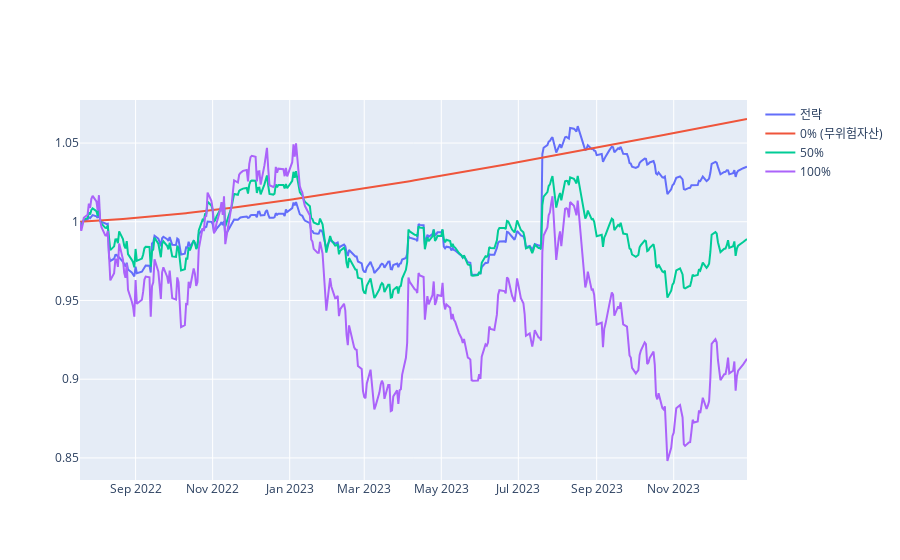
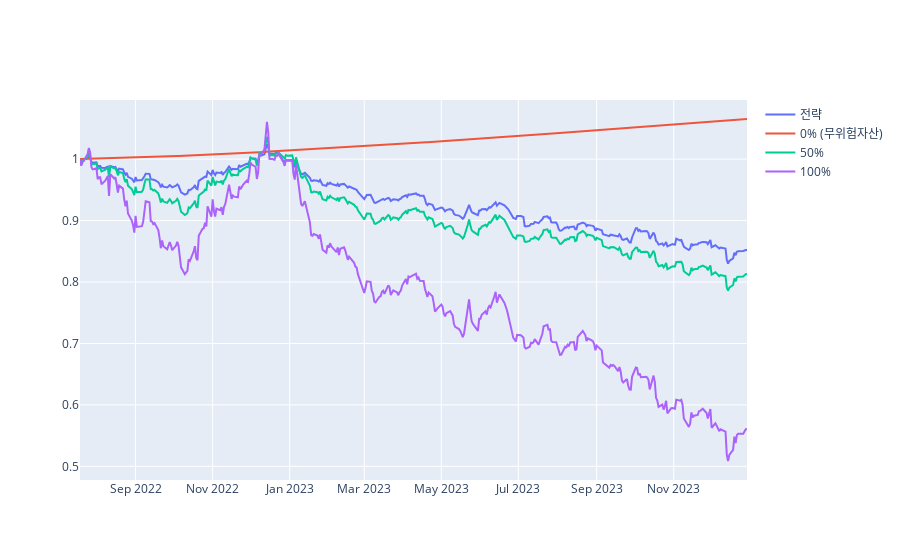
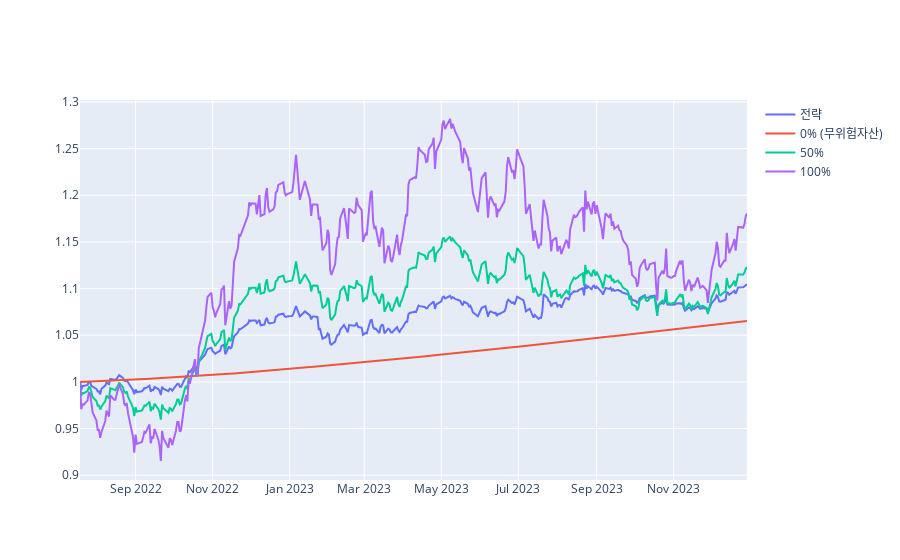
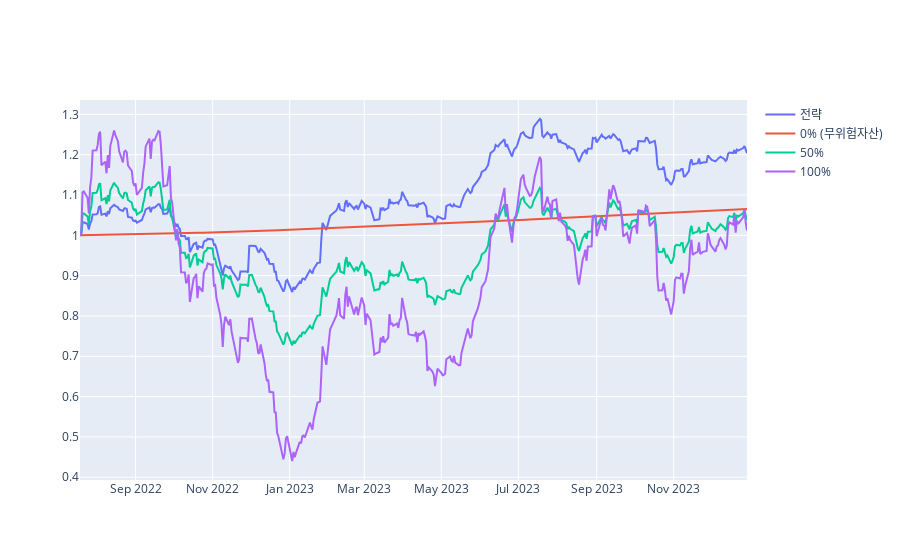

Notebook source saved alongside these figures, in order:
### Markdown cell above
각 투자 전략이 시간에 따라 어떻게 수행되는지 시각적으로 보여주며, 선택된 주식에 대한 누적 수익을 비교합니다. x 축은 평가 날짜를, y 축은 시작 지점을 기준으로 정규화된 누적 수익을 나타냅니다.

### Code cell
code_list = list(df_y.code_.unique())
sampled_code = np.random.choice(code_list, 10)
for code_ in sampled_code:
    df_y_compare = pd.concat([
        df_y.loc[df_y.code_ == code_].set_index('eval_d')[['idx_after_cost']],
        df_y_0.loc[df_y_0.code_ == code_].set_index('eval_d')[['idx_after_cost']],
        df_y_50.loc[df_y_50.code_ == code_].set_index('eval_d')[['idx_after_cost']],
        df_y_100.loc[df_y_100.code_ == code_].set_index('eval_d')[['idx_after_cost']],
    ], axis=1)
    df_y_compare = df_y_compare / df_y_compare.iloc[0].values
    df_y_compare.columns = ['전략', '0% (무위험자산)', '50%', '100%']
    print(code_)

    # Create a new plot for each column in df_y_compare
    fig = go.Figure()
    for col in df_y_compare.columns:
        fig.add_trace(go.Scatter(x=df_y_compare.index, y=df_y_compare[col], mode='lines', name=col))

    # Show the plot
    fig.show()

### Figure 1 — Plotly figure (JSON) as saved in the notebook; plotly's stock layout.template omitted (floating-point values rounded to 4 significant figures; data arrays with more than 128 entries replaced by an {"elided": "..."} marker saying what was removed)
{"data": [{"mode": "lines", "name": "전략", "type": "scatter", "x": {"elided": "366 str values"}, "y": {"elided": "366 float values"}}, {"mode": "lines", "name": "0% (무위험자산)", "type": "scatter", "x": {"elided": "366 str values"}, "y": {"elided": "366 float values"}}, {"mode": "lines", "name": "50%", "type": "scatter", "x": {"elided": "366 str values"}, "y": {"elided": "366 float values"}}, {"mode": "lines", "name": "100%", "type": "scatter", "x": {"elided": "366 str values"}, "y": {"elided": "366 float values"}}], "layout": {}}

### Figure 2 — Plotly figure (JSON) as saved in the notebook; plotly's stock layout.template omitted (floating-point values rounded to 4 significant figures; data arrays with more than 128 entries replaced by an {"elided": "..."} marker saying what was removed)
{"data": [{"mode": "lines", "name": "전략", "type": "scatter", "x": {"elided": "366 str values"}, "y": {"elided": "366 float values"}}, {"mode": "lines", "name": "0% (무위험자산)", "type": "scatter", "x": {"elided": "366 str values"}, "y": {"elided": "366 float values"}}, {"mode": "lines", "name": "50%", "type": "scatter", "x": {"elided": "366 str values"}, "y": {"elided": "366 float values"}}, {"mode": "lines", "name": "100%", "type": "scatter", "x": {"elided": "366 str values"}, "y": {"elided": "366 float values"}}], "layout": {}}

### Figure 3 — Plotly figure (JSON) as saved in the notebook; plotly's stock layout.template omitted (floating-point values rounded to 4 significant figures; data arrays with more than 128 entries replaced by an {"elided": "..."} marker saying what was removed)
{"data": [{"mode": "lines", "name": "전략", "type": "scatter", "x": {"elided": "366 str values"}, "y": {"elided": "366 float values"}}, {"mode": "lines", "name": "0% (무위험자산)", "type": "scatter", "x": {"elided": "366 str values"}, "y": {"elided": "366 float values"}}, {"mode": "lines", "name": "50%", "type": "scatter", "x": {"elided": "366 str values"}, "y": {"elided": "366 float values"}}, {"mode": "lines", "name": "100%", "type": "scatter", "x": {"elided": "366 str values"}, "y": {"elided": "366 float values"}}], "layout": {}}

### Figure 4 — Plotly figure (JSON) as saved in the notebook; plotly's stock layout.template omitted (floating-point values rounded to 4 significant figures; data arrays with more than 128 entries replaced by an {"elided": "..."} marker saying what was removed)
{"data": [{"mode": "lines", "name": "전략", "type": "scatter", "x": {"elided": "366 str values"}, "y": {"elided": "366 float values"}}, {"mode": "lines", "name": "0% (무위험자산)", "type": "scatter", "x": {"elided": "366 str values"}, "y": {"elided": "366 float values"}}, {"mode": "lines", "name": "50%", "type": "scatter", "x": {"elided": "366 str values"}, "y": {"elided": "366 float values"}}, {"mode": "lines", "name": "100%", "type": "scatter", "x": {"elided": "366 str values"}, "y": {"elided": "366 float values"}}], "layout": {}}
